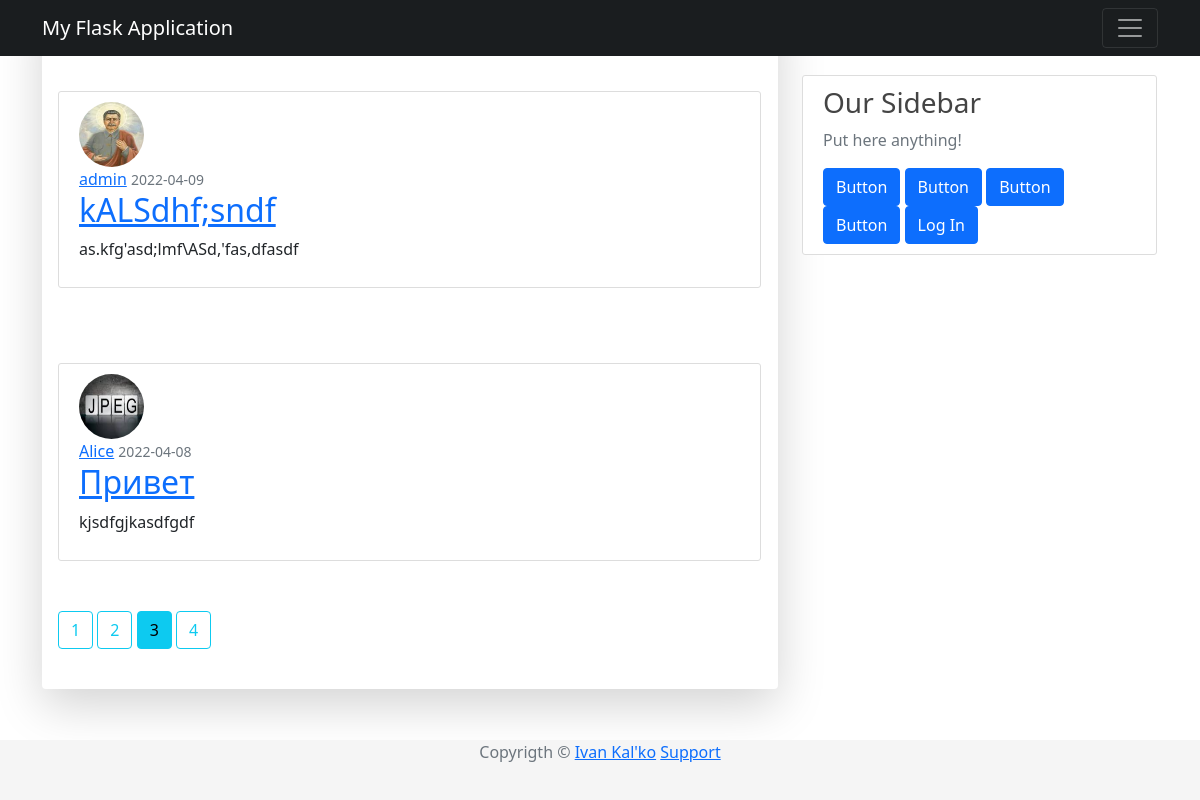
Screenshot of /home?page=3 with the database file from the repository.
### app/models/post.py (models this page shows, shortened)
class Post(db.Model):
    __tablename__ = "posts"
    id = db.Column(db.Integer, primary_key=True)
    title = db.Column(db.String(100), nullable=False)
    timestamp = db.Column(db.DateTime, nullable=False, default=datetime.utcnow)
    content = db.Column(db.Text, nullable=False)
    user_id = db.Column(db.Integer, db.ForeignKey("users.id"), nullable=False)
    comment = db.relationship('Comment', backref='article', lazy=True)

### app/models/user.py (models this page shows, shortened)
class User(UserMixin, db.Model):
    __tablename__ = "users"
    id = db.Column(db.Integer, primary_key=True)
    username = db.Column(db.String(64), unique=True, nullable=False)
    password_hash = db.Column(db.String(128), nullable=False)
    email = db.Column(db.String(120), nullable=False, unique=True)
    image_file = db.Column(db.String(20), nullable=False, default="default.png")
    join_date = db.Column(db.DateTime, nullable=False, default=datetime.utcnow)
    posts = db.relationship('Post', backref='author', lazy=True)

### app/routes/post.py (the view)
@app.route("/")
@app.route("/home")
def home_page():
    page = request.args.get("page", 1, type = int)
    posts = Post.query.order_by(Post.timestamp.desc()).paginate(page=page, per_page=2)
    return render_template("homepage.html", title="Home Page", posts=posts)

### app/templates/homepage.html
{% extends "base.html" %}
{% block content %}
  {% for post in posts.items %}
    <article class="media content-section">
      <img class="rounded-circle article-img" src="{{ url_for('static', filename='images/profiles/' + post.author.image_file) }}">
      <div class="media-body">
        <div class="article-metadata">
          <a class="mr-2" href="{{ url_for('user_public', username=post.author.username )}}">{{ post.author.username }}</a>
          <small class="text-muted">{{ post.timestamp.strftime('%Y-%m-%d') }}</small>
        </div>
        <h2>
          <a class="crticle-title" href="{{url_for('post', id=post.id )}}">{{ post.title }}</a>
        </h2>
        <p class="article-content">{{ post.content }}</p>
      </div>
    </article>
  {% endfor %}
  {% for page_num in posts.iter_pages() %}
    {% if page_num %}
        {% if posts.page == page_num %}
            <a class="btn btn-info mb-4" href="{{ url_for('home_page', page=page_num )}}">{{ page_num }}</a>
        {% else %}
          <a class="btn btn-outline-info mb-4" href="{{ url_for('home_page', page=page_num )}}">{{ page_num }}</a>
        {% endif %}
    {% else %}
        ...
    {% endif %}
  {% endfor %}
{% endblock %}

### app/static/css/base.css (style rules this page uses)
body { background: #fafafa; color: #333333; margin-top: 5rem; }
h1, h2, h3, h4, h5, h6 { color : #444444; }
.content-section { background: #ffffff; padding: 10px 20px; border: 1px solid #dddddd; border-radius: 3px; margin-right: 1px; margin-top: 75px; margin-bottom: 50px; }
.article-content { white-space: pre-line; }
.article-img { height: 65px; width: 65px; margin-right: 16px; }
html * { -webkit-font-smoothing: antialiased; -moz-osx-font-smoothing: grayscale; }
body { color: #67748e; font-weight: 400; line-height: 1.6; background-color: #fff; }
body { margin: 0; font-family: var(--bs-font-sans-serif); font-size: 1rem; line-height: 1.5; -webkit-text-size-adjust: 100%; -webkit-tap-highlight-color: rgba(0,0,0,0); }
:root { --bs-blue: #63b3ed; --bs-indigo: #596cff; --bs-purple: #6f42c1; --bs-pink: #d63384; --bs-red: #f56565; --bs-orange: #fd7e14; --bs-yellow: #fbd38d; --bs-green: #81e6d9; --bs-teal: #20c997; --bs-cyan: #0dcaf0; --bs-gray: #6c757d; --bs-gray-dark: #343a40; --bs-primary: #cb0c9f; --bs-secondary: #8392ab; --bs-success: #82d616; --bs-info: #17c1e8; --bs-warning: #f53939; --bs-danger: #ea0606; --bs-light: #e9ecef; --bs-dark: #252f40; --bs-white: #fff; --bs-font-sans-serif: Open Sans; --bs-font-monospace: SFMono-Regular,Menlo,Monaco,Consolas,"Liberation Mono","Courier New",monospace; --bs-gradient: linear-gradient(180deg,hsla(0,0%,100%,.15),hsla(0,0%,100%,0)); }

### rows the page displays
Post: image_file (picture), author.username "admin", timestamp "2022-04-09", title "kALSdhf;sndf", content "as.kfg'asd;lmf\\ASd,'fas,dfasdf"
Post: image_file (picture), author.username "Alice", timestamp "2022-04-08", title "Привет", content "kjsdfgjkasdfgdf"

### other values shown
{{ page_num }} "1" "2" "4"
{{ page_num }} "3"
